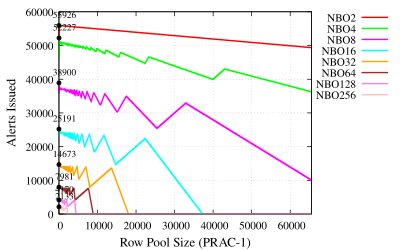

Recreate this plot in gnuplot.
# Set terminal to PDF with enhanced font, size, and format
set terminal pdfcairo enhanced font 'Times,12' size 4in, 2.5in
set output 'plot-alert-prac1.pdf'

# Set labels for axes
set xlabel 'Row Pool Size (PRAC-1)' font 'Times,14'
set ylabel 'Alerts Issued' font 'Times,14'

# Set x-axis limit
set xrange [0:65536]

# Enable grid lines
set grid

# Set key outside the plot
set key outside top

# Define custom labels for each file
labels = "NBO1 NBO2 NBO4 NBO8 NBO16 NBO32 NBO64 NBO128 NBO256"

# Function to find the highest point in a data file
highest_point(file) = sprintf('< awk ''{if ($1 != "GroupSize" && ($5 > max || ($5 == max && $1 > x))) {max=$5; x=$1}} END {print x, max}'' %s', file)

# List of files to plot
files = "../NBO1/NBO1-prac1.txt ../NBO2/NBO2-prac1.txt ../NBO4/NBO4-prac1.txt ../NBO8/NBO8-prac1.txt ../NBO16/NBO16-prac1.txt ../NBO32/NBO32-prac1.txt ../NBO64/NBO64-prac1.txt ../NBO128/NBO128-prac1.txt ../NBO256/NBO256-prac1.txt"

# Colors for the plots
colors = "blue red green magenta cyan orange brown violet pink yellow"

# Plot commands with custom labels, colors, line styles, and markers
plot for [i=1:words(files)] word(files, i) using 1:5 with lines lw 2 lc rgb word(colors, i) title word(labels, i), \
     for [i=1:words(files)] highest_point(word(files, i)) using 1:2 with points pointtype 7 pointsize 0.5 lc rgb "black" notitle, \
     for [i=1:words(files)] highest_point(word(files, i)) using 1:2:(sprintf("%.0f", $2)) with labels offset char 1, char 1 font 'Times,10' notitle
